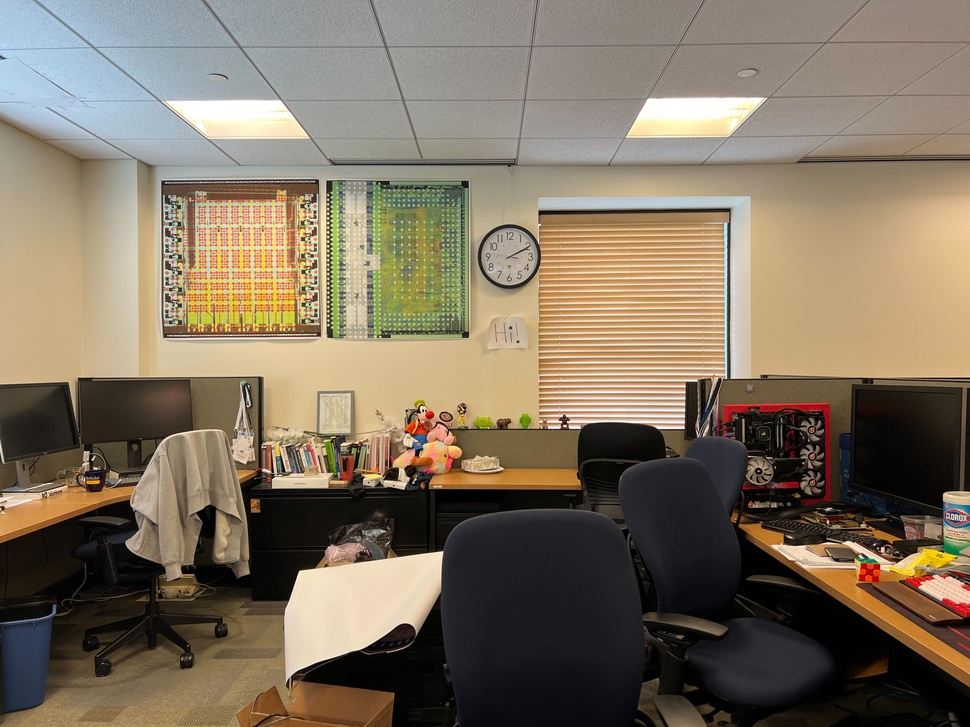
//> input picture data/cube/left.jpg, 970 x 727 px, shrunk from 4032 x 3024 before the run
$ ./stereoBM ../../data/cube/left.jpg ../../data/cube/right.jpg   (built with g++ and OpenCV 4)
//> lines starting //> are read from the running program, lines starting //| are printed output that depends on the picture
// A cpp version of stereoBM.py, to be deployed on SoCs
#include <iostream>
#include <opencv2/opencv.hpp>

// similarly, a simple parser
int main(int argc, char** argv) {
    if (argc != 3) {
        std::cout << "Usage: ./stereoBM <left_img> <right_img>" << std::endl;
        return -1;
    }

    // load images
    cv::Mat left_img = cv::imread(argv[1], cv::IMREAD_GRAYSCALE);
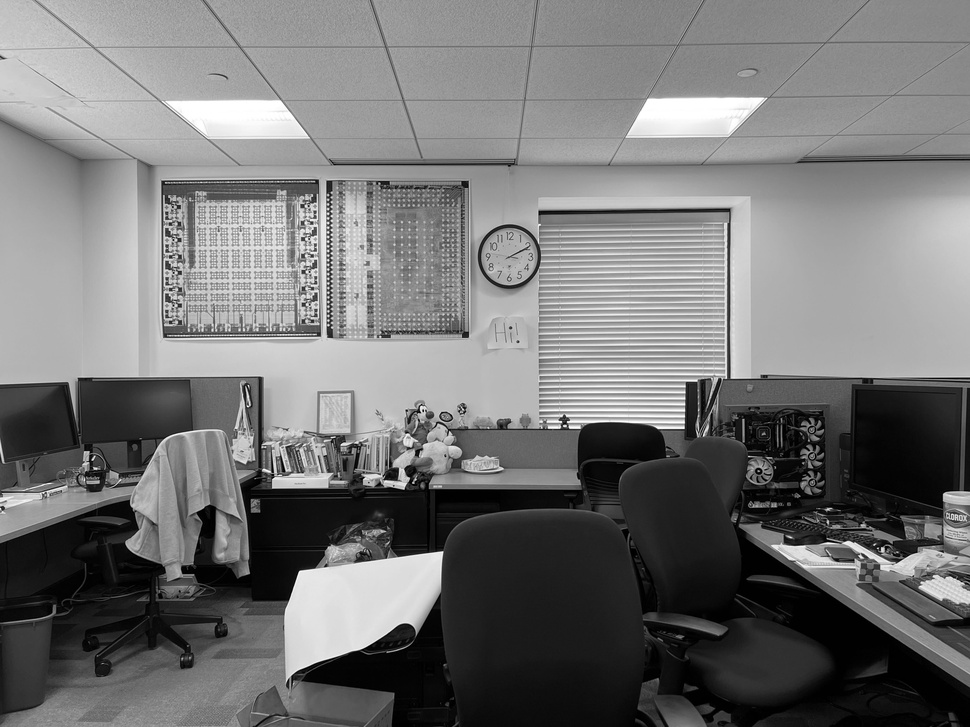
//> left_img: 727 rows x 970 cols, CV_8UC1; min 0, max 255, mean 116.9
    cv::Mat right_img = cv::imread(argv[2], cv::IMREAD_GRAYSCALE);
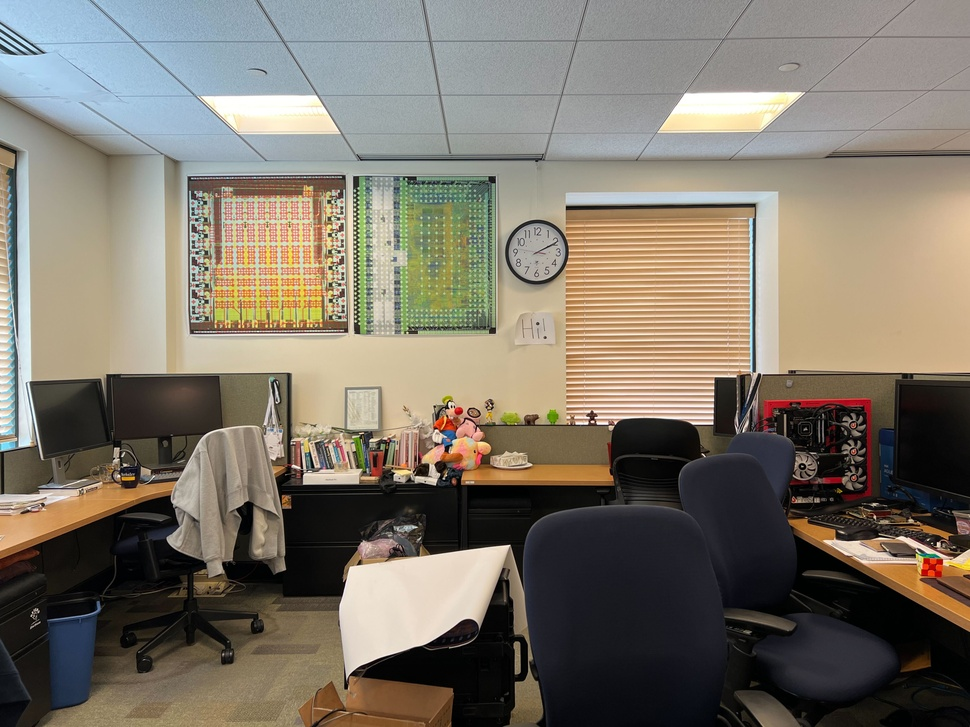
//> input picture data/cube/right.jpg, 970 x 727 px, shrunk from 4032 x 3024 before the run
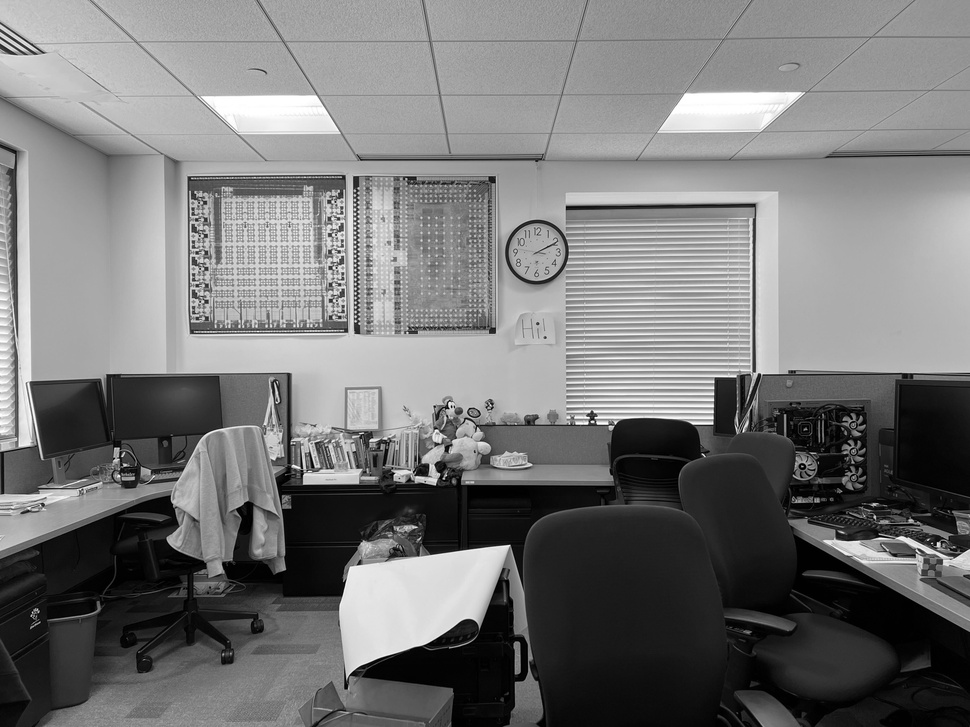
//> right_img: 727 rows x 970 cols, CV_8UC1; min 0, max 255, mean 118.6

    // stereoBM
    cv::Ptr<cv::StereoBM> stereo = cv::StereoBM::create(16, 15);
    cv::Mat disparity;
    stereo->compute(left_img, right_img, disparity);
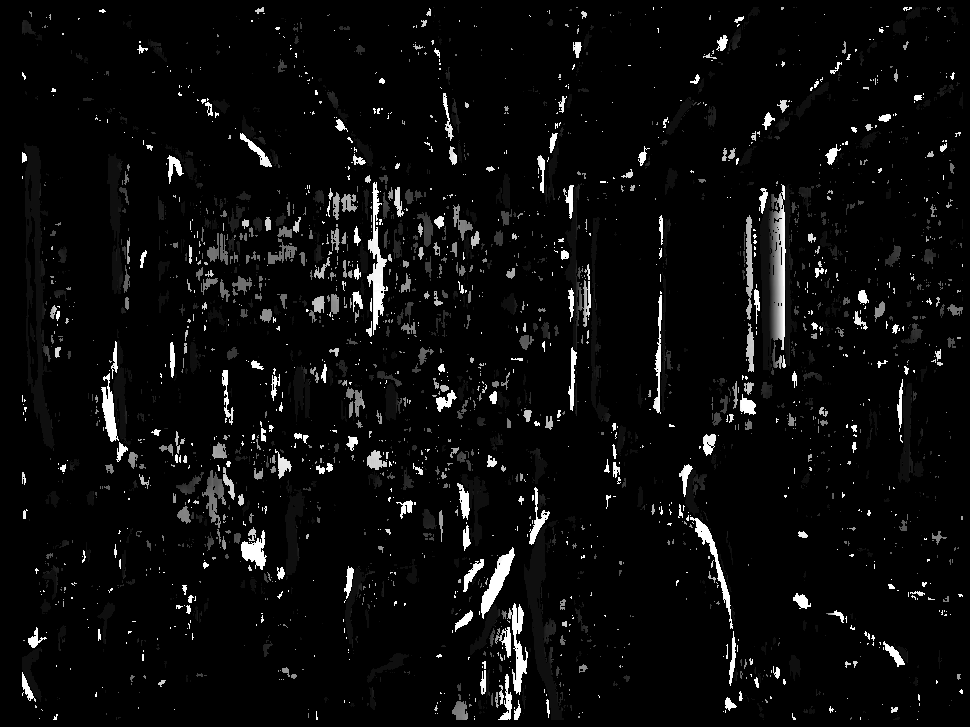
//> disparity: 727 rows x 970 cols, CV_16SC1; min -16, max 240, mean -4.2; drawn with min black and max white

    // save disparity
    cv::imwrite("disparity.png", disparity);

    return 0;
}
